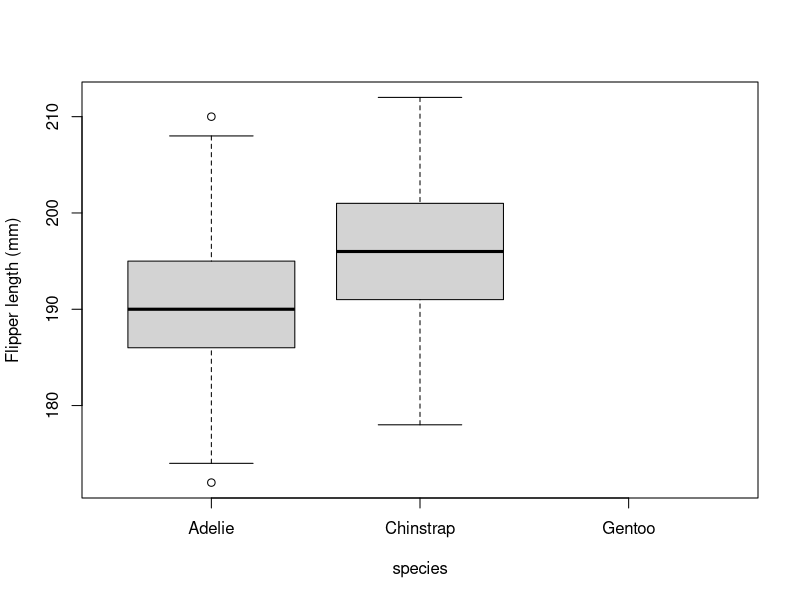
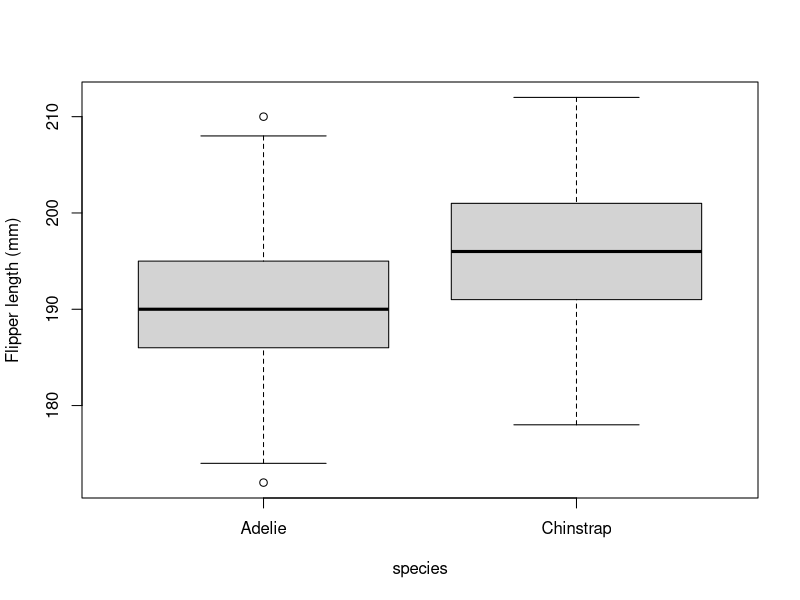
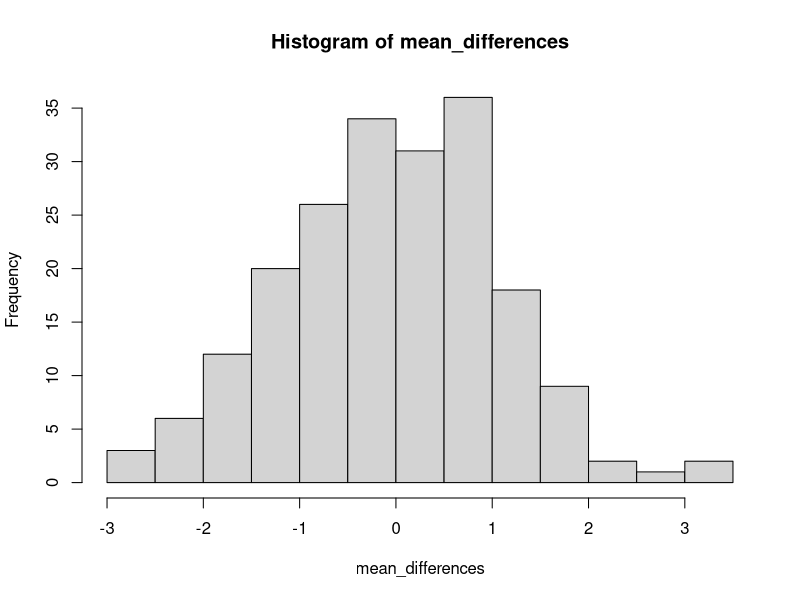
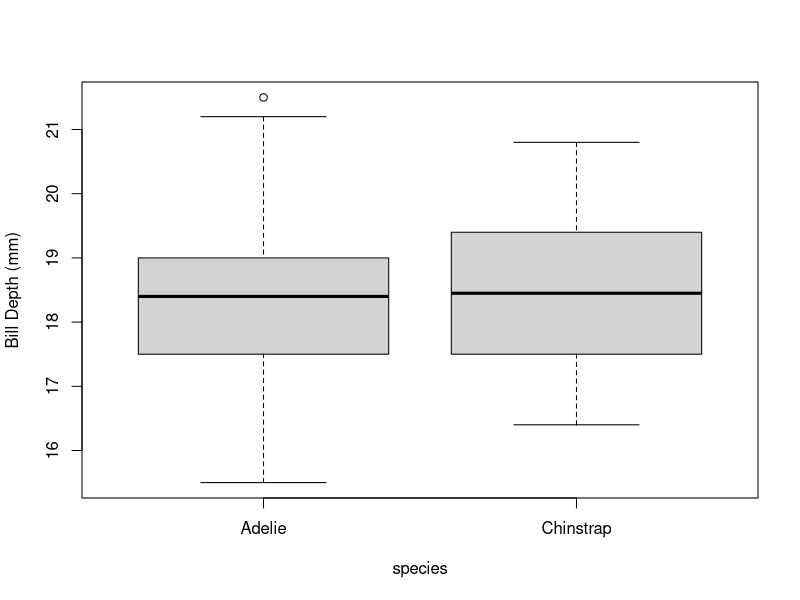
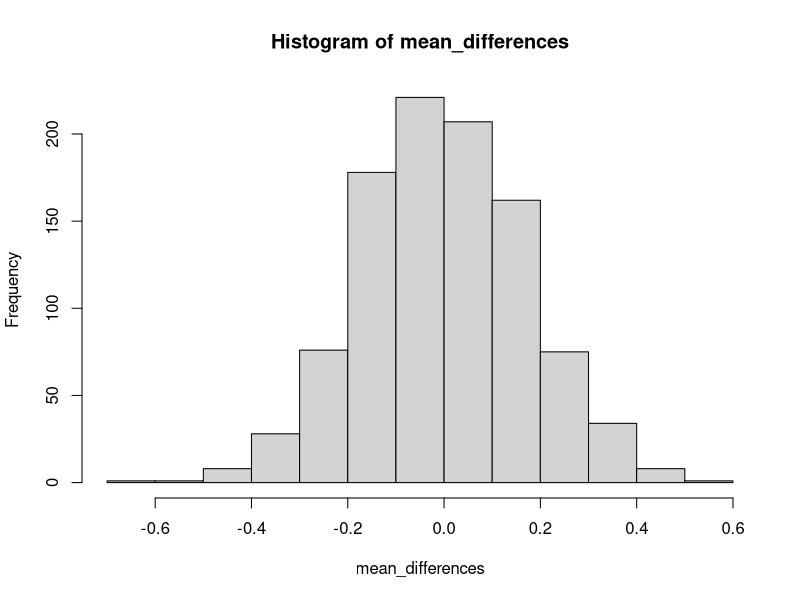

The R source for these figures, in order:
## ---- chunk 1
knitr::opts_chunk$set(echo = TRUE)
## ---- chunk 2

require(palmerpenguins)

rm(list = ls())
x <- penguins$bill_depth_mm
print(x)
sse_mean = function(x)
{
  
sd(x)
  is.na(x)
x2 <- x[!is.na(x)]
length(x2)
sd(x2)
sse_mean = (sd(x2)/sqrt(length(x2)))
return(sse_mean)
  }
sse_mean(penguins$body_mass_g)
sse_mean(mtcars$mpg)
## ---- chunk 3
penguins = subset(penguins, species != "Gentoo")
boxplot(
  flipper_length_mm ~ species, data = penguins,
  ylab = "Flipper length (mm)")

## ---- chunk 4
dat_pen = droplevels(subset(penguins, species != "Gentoo"))
{
  boxplot(
    flipper_length_mm ~ species, data = dat_pen,
    ylab = "Flipper length (mm)")
}
## ---- chunk 5
agg_means = aggregate(
  flipper_length_mm ~ species, 
  data = penguins, 
  FUN = "mean", 
  na.rm = TRUE)
diff_observed = diff(agg_means[, 2])

agg_means
diff_observed

x = dat_pen$flipper_length_mm
n_1 = 68
n_2 = 152


two_group_resample_diff = function(x, n_1, n_2) 
{
  x2 <- x[!is.na(x)]
dat_1 = sample(x2, n_1, replace = TRUE)
dat_2 = sample(x2, n_2, replace = TRUE)

diff_mean = 
  mean(dat_1, na.rm = TRUE) - mean(dat_2, na.rm = TRUE)

return(diff_mean)
}

#print(c(observed = diff_observed, mean = diff_mean))

set.seed(54321)
two_group_resample_diff(dat_pen$flipper_length_mm, 68, 152)
## ---- chunk 6
set.seed(5)
n = 200
mean_differences = c()
for (i in 1:n)
{
  mean_differences = c(
    mean_differences,
    two_group_resample_diff(dat_pen$flipper_length_mm, 68, 152)
  )
}
sum(abs(mean_differences) >= diff_observed)
hist(mean_differences)

## ---- chunk 7
require(palmerpenguins)
rm(list = ls())
x <- penguins$bill_depth_mm
print(x)
sse_mean = function(x)
{
  
sd(x)
  is.na(x)
x2 <- x[!is.na(x)]
length(x2)
sd(x2)
sse_mean = (sd(x2)/sqrt(length(x2)))
return(sse_mean)
  }

## ---- chunk 8
dat_pen = droplevels(subset(penguins, species != "Gentoo"))
{
  boxplot(
    bill_depth_mm ~ species, data = dat_pen,
    ylab = "Bill Depth (mm)")
}

agg_means = aggregate(
  bill_depth_mm ~ species, 
  data = dat_pen, 
  FUN = "mean", 
  na.rm = TRUE)
diff_observed = diff(agg_means[, 2])

agg_means
diff_observed
#Group means
table(dat_pen$species)
x = penguins$bill_depth_mm
n_1 = 152
n_2 = 68


two_group_resample_diff = function(x, n_1, n_2) 
{
  x2 <- x[!is.na(x)]
dat_1 = sample(x, n_1, replace = TRUE)
dat_2 = sample(x, n_2, replace = TRUE)

diff_mean = 
  mean(dat_1, na.rm = TRUE) - mean(dat_2, na.rm = TRUE)

  
return(diff_mean)
}
set.seed(54321)
two_group_resample_diff(dat_pen$bill_depth_mm, 68, 152)

t.test(dat_pen$bill_depth_mm ~ dat_pen$species)

#print(c(observed = diff_observed, mean = diff_mean))

## ---- chunk 9
#set.seed(5)
n = 1000
mean_differences = c()
for (i in 1:n)
{
  mean_differences = c(
    mean_differences,
    two_group_resample_diff(dat_pen$bill_depth_mm, 152, 68)
  )
}
sum(abs(mean_differences) >= diff_observed)
hist(mean_differences)
